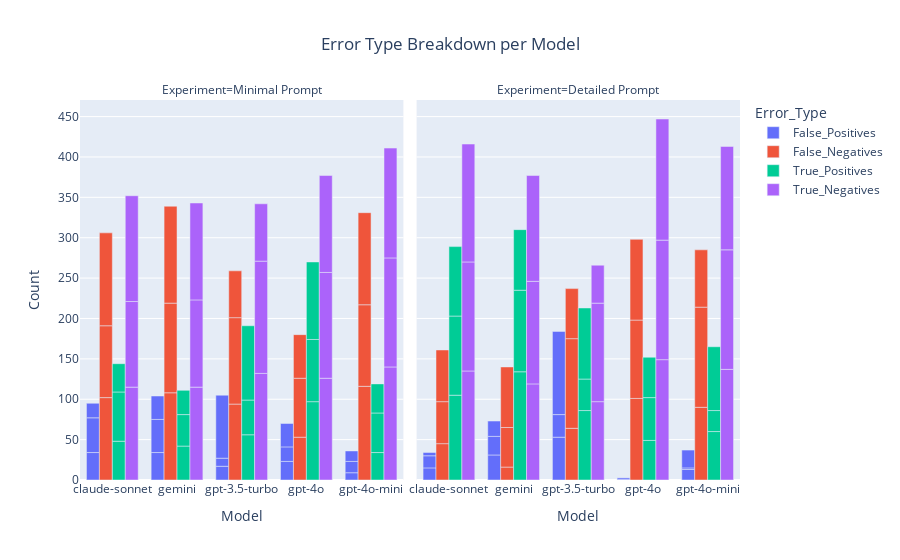

Notebook cell for this chart:
### Code cell
error_df = merged[['Model', 'Experiment', 'False_Positives', 'False_Negatives', 'True_Positives', 'True_Negatives']]
error_df = error_df.melt(id_vars=["Model", "Experiment"], 
                         var_name="Error_Type", value_name="Count")

fig = px.bar(
    error_df,
    x="Model",
    y="Count",
    color="Error_Type",
    barmode="group",
    facet_col="Experiment",
    title="Error Type Breakdown per Model"
)
fig.update_layout(title_x=0.5)
fig.show()

### Figure 1 — Plotly figure (JSON) as saved in the notebook; plotly's stock layout.template omitted (floating-point values rounded to 4 significant figures)
{"data": [{"alignmentgroup": "True", "hovertemplate": "Error_Type=False_Positives<br>Experiment=Minimal Prompt<br>Model=%{x}<br>Count=%{y}<extra></extra>", "legendgroup": "False_Positives", "marker": {"color": "#636efa", "pattern": {"shape": ""}}, "name": "False_Positives", "offsetgroup": "False_Positives", "orientation": "v", "showlegend": true, "textposition": "auto", "type": "bar", "x": ["claude-sonnet", "claude-sonnet", "claude-sonnet", "gemini", "gemini", "gemini", "gpt-3.5-turbo", "gpt-3.5-turbo", "gpt-3.5-turbo", "gpt-4o", "gpt-4o", "gpt-4o", "gpt-4o-mini", "gpt-4o-mini", "gpt-4o-mini"], "xaxis": "x", "y": [34, 43, 18, 34, 41, 29, 17, 10, 78, 23, 18, 29, 9, 14, 13], "yaxis": "y"}, {"alignmentgroup": "True", "hovertemplate": "Error_Type=False_Positives<br>Experiment=Detailed Prompt<br>Model=%{x}<br>Count=%{y}<extra></extra>", "legendgroup": "False_Positives", "marker": {"color": "#636efa", "pattern": {"shape": ""}}, "name": "False_Positives", "offsetgroup": "False_Positives", "orientation": "v", "showlegend": false, "textposition": "auto", "type": "bar", "x": ["claude-sonnet", "claude-sonnet", "claude-sonnet", "gemini", "gemini", "gemini", "gpt-3.5-turbo", "gpt-3.5-turbo", "gpt-3.5-turbo", "gpt-4o", "gpt-4o", "gpt-4o", "gpt-4o-mini", "gpt-4o-mini", "gpt-4o-mini"], "xaxis": "x2", "y": [15, 15, 4, 31, 23, 19, 53, 28, 103, 1, 2, 0, 13, 2, 22], "yaxis": "y2"}, {"alignmentgroup": "True", "hovertemplate": "Error_Type=False_Negatives<br>Experiment=Minimal Prompt<br>Model=%{x}<br>Count=%{y}<extra></extra>", "legendgroup": "False_Negatives", "marker": {"color": "#EF553B", "pattern": {"shape": ""}}, "name": "False_Negatives", "offsetgroup": "False_Negatives", "orientation": "v", "showlegend": true, "textposition": "auto", "type": "bar", "x": ["claude-sonnet", "claude-sonnet", "claude-sonnet", "gemini", "gemini", "gemini", "gpt-3.5-turbo", "gpt-3.5-turbo", "gpt-3.5-turbo", "gpt-4o", "gpt-4o", "gpt-4o", "gpt-4o-mini", "gpt-4o-mini", "gpt-4o-mini"], "xaxis": "x", "y": [102, 89, 115, 108, 111, 120, 94, 107, 58, 53, 73, 54, 116, 101, 114], "yaxis": "y"}, {"alignmentgroup": "True", "hovertemplate": "Error_Type=False_Negatives<br>Experiment=Detailed Prompt<br>Model=%{x}<br>Count=%{y}<extra></extra>", "legendgroup": "False_Negatives", "marker": {"color": "#EF553B", "pattern": {"shape": ""}}, "name": "False_Negatives", "offsetgroup": "False_Negatives", "orientation": "v", "showlegend": false, "textposition": "auto", "type": "bar", "x": ["claude-sonnet", "claude-sonnet", "claude-sonnet", "gemini", "gemini", "gemini", "gpt-3.5-turbo", "gpt-3.5-turbo", "gpt-3.5-turbo", "gpt-4o", "gpt-4o", "gpt-4o", "gpt-4o-mini", "gpt-4o-mini", "gpt-4o-mini"], "xaxis": "x2", "y": [45, 52, 64, 16, 49, 75, 64, 111, 62, 101, 97, 100, 90, 124, 71], "yaxis": "y2"}, {"alignmentgroup": "True", "hovertemplate": "Error_Type=True_Positives<br>Experiment=Minimal Prompt<br>Model=%{x}<br>Count=%{y}<extra></extra>", "legendgroup": "True_Positives", "marker": {"color": "#00cc96", "pattern": {"shape": ""}}, "name": "True_Positives", "offsetgroup": "True_Positives", "orientation": "v", "showlegend": true, "textposition": "auto", "type": "bar", "x": ["claude-sonnet", "claude-sonnet", "claude-sonnet", "gemini", "gemini", "gemini", "gpt-3.5-turbo", "gpt-3.5-turbo", "gpt-3.5-turbo", "gpt-4o", "gpt-4o", "gpt-4o", "gpt-4o-mini", "gpt-4o-mini", "gpt-4o-mini"], "xaxis": "x", "y": [48, 61, 35, 42, 39, 30, 56, 43, 92, 97, 77, 96, 34, 49, 36], "yaxis": "y"}, {"alignmentgroup": "True", "hovertemplate": "Error_Type=True_Positives<br>Experiment=Detailed Prompt<br>Model=%{x}<br>Count=%{y}<extra></extra>", "legendgroup": "True_Positives", "marker": {"color": "#00cc96", "pattern": {"shape": ""}}, "name": "True_Positives", "offsetgroup": "True_Positives", "orientation": "v", "showlegend": false, "textposition": "auto", "type": "bar", "x": ["claude-sonnet", "claude-sonnet", "claude-sonnet", "gemini", "gemini", "gemini", "gpt-3.5-turbo", "gpt-3.5-turbo", "gpt-3.5-turbo", "gpt-4o", "gpt-4o", "gpt-4o", "gpt-4o-mini", "gpt-4o-mini", "gpt-4o-mini"], "xaxis": "x2", "y": [105, 98, 86, 134, 101, 75, 86, 39, 88, 49, 53, 50, 60, 26, 79], "yaxis": "y2"}, {"alignmentgroup": "True", "hovertemplate": "Error_Type=True_Negatives<br>Experiment=Minimal Prompt<br>Model=%{x}<br>Count=%{y}<extra></extra>", "legendgroup": "True_Negatives", "marker": {"color": "#ab63fa", "pattern": {"shape": ""}}, "name": "True_Negatives", "offsetgroup": "True_Negatives", "orientation": "v", "showlegend": true, "textposition": "auto", "type": "bar", "x": ["claude-sonnet", "claude-sonnet", "claude-sonnet", "gemini", "gemini", "gemini", "gpt-3.5-turbo", "gpt-3.5-turbo", "gpt-3.5-turbo", "gpt-4o", "gpt-4o", "gpt-4o", "gpt-4o-mini", "gpt-4o-mini", "gpt-4o-mini"], "xaxis": "x", "y": [115, 106, 131, 115, 108, 120, 132, 139, 71, 126, 131, 120, 140, 135, 136], "yaxis": "y"}, {"alignmentgroup": "True", "hovertemplate": "Error_Type=True_Negatives<br>Experiment=Detailed Prompt<br>Model=%{x}<br>Count=%{y}<extra></extra>", "legendgroup": "True_Negatives", "marker": {"color": "#ab63fa", "pattern": {"shape": ""}}, "name": "True_Negatives", "offsetgroup": "True_Negatives", "orientation": "v", "showlegend": false, "textposition": "auto", "type": "bar", "x": ["claude-sonnet", "claude-sonnet", "claude-sonnet", "gemini", "gemini", "gemini", "gpt-3.5-turbo", "gpt-3.5-turbo", "gpt-3.5-turbo", "gpt-4o", "gpt-4o", "gpt-4o", "gpt-4o-mini", "gpt-4o-mini", "gpt-4o-mini"], "xaxis": "x2", "y": [135, 135, 146, 119, 127, 131, 97, 122, 47, 149, 148, 150, 137, 148, 128], "yaxis": "y2"}], "layout": {"annotations": [{"font": {}, "showarrow": false, "text": "Experiment=Minimal Prompt", "x": 0.245, "xanchor": "center", "xref": "paper", "y": 1, "yanchor": "bottom", "yref": "paper"}, {"font": {}, "showarrow": false, "text": "Experiment=Detailed Prompt", "x": 0.755, "xanchor": "center", "xref": "paper", "y": 1, "yanchor": "bottom", "yref": "paper"}], "barmode": "group", "legend": {"title": {"text": "Error_Type"}, "tracegroupgap": 0}, "title": {"text": "Error Type Breakdown per Model", "x": 0.5}, "xaxis": {"anchor": "y", "domain": [0, 0.49], "title": {"text": "Model"}}, "xaxis2": {"anchor": "y2", "domain": [0.51, 1], "matches": "x", "title": {"text": "Model"}}, "yaxis": {"anchor": "x", "domain": [0, 1], "title": {"text": "Count"}}, "yaxis2": {"anchor": "x2", "domain": [0, 1], "matches": "y", "showticklabels": false}}}
